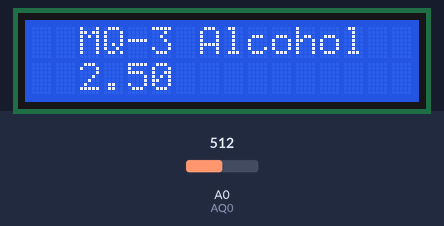
The sketch below on a simulated Arduino Uno, built with avr-gcc and run on an emulated ATmega328P. Shown: 16×2 character LCD. The inputs (shaded band) are chosen by the test bench; at power-on: A0 (AQ0) = 512. What the sketch prints to the serial monitor is not drawn.

Above: at 1.2 s.
1.3 s: A0 (AQ0) set to 716
At 3.2 s:
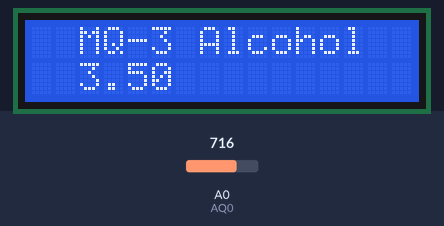
3.5 s: A0 (AQ0) set to 900
At 5.2 s:
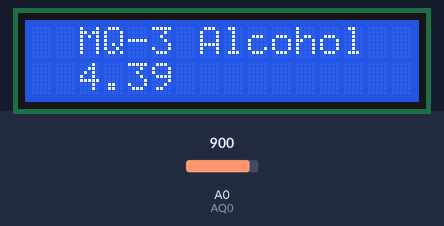
5.6 s: A0 (AQ0) set to 1023
At 7.1 s:
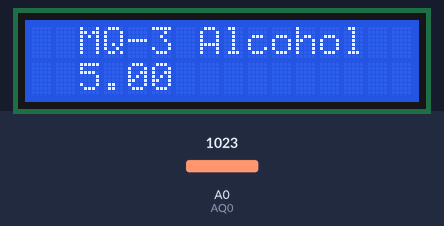
Timing chart, 0 to 8.6 s (numbered marks = the images above; inputs shaded):
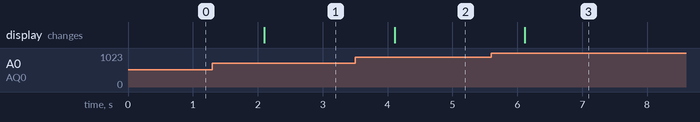

Measured:
- after the input at 1.3 s, the display: changes after 0.80 s (image 1)
- after the input at 3.5 s, the display: changes after 0.61 s (image 2)
- after the input at 5.6 s, the display: changes after 0.52 s (image 3)

The sketch:

lcd_mq3.ino
```cpp
#include <LiquidCrystal_I2C.h>

// set lcd address
LiquidCrystal_I2C lcd(0x27,16,2);  // 0x27 or 0x3F

// set analog input
const int AQ0 = A0;   //MQ-3センサモジュールA0の出力先

void setup() {
  Serial.begin(115200);

  // init lcd
  lcd.init();
  lcd.clear();
  lcd.backlight();      // Make sure backlight is on

  // show title
  lcd.setCursor(2,0);   //Set cursor to character 2 on line 0
  lcd.print("MQ-3 Alcohol");

  // CSVのヘッダーを出力
  Serial.println("Alcohol Sensor Value (V)");
}

void loop() {
  float A0_out;

  // read alcohol sensor analog 0 pin
  A0_out = (float)analogRead(AQ0) / 1024.0f * 5.0f;

  // CSV形式でシリアルに出力
  Serial.println(A0_out, 4);

  // show out lcd
  lcd.setCursor(2,1);
  lcd.print(A0_out);

  delay(1000);
}
```
